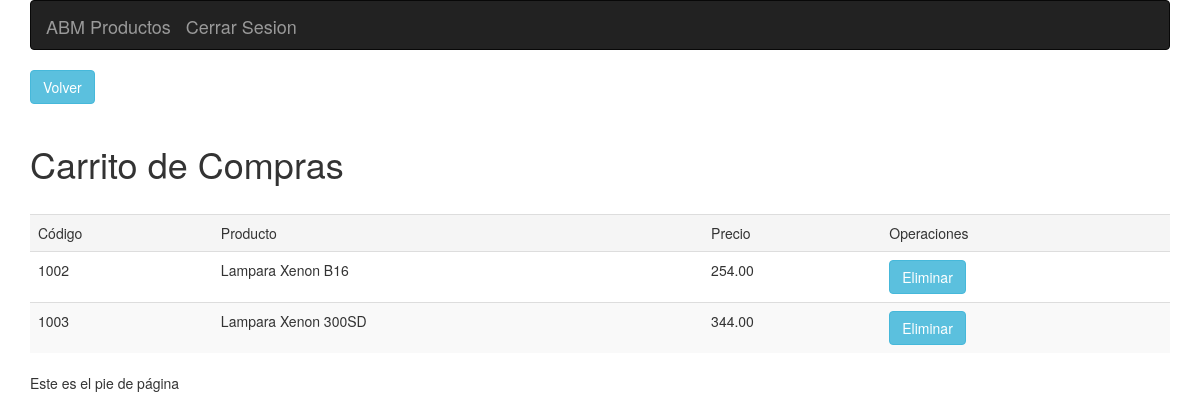
/carrito.php (signed in), run on the app's committed database.
### tables this page shows
CREATE TABLE `carrito` (
  `producto` varchar(30) NOT NULL,
  `precio` decimal(5,2) NOT NULL,
  `idproducto` int(11) NOT NULL
);

### clases/BasedeDatosmysqli.php (called while the page is built, shortened)
<?php
class BasedeDatosmysqli{
	private $conexion;
	private function _connect($servidor,$usuario,$password,$base){
		$this->conexion = new mysqli($servidor,$usuario,$password,$base);
		if (!$this->conexion->connect_errno){
			return false;
		}
	}
	private function setNames(){
		$this->conexion->query('SET NAMES utf8');
	}
	public function enviarQuery($query){
		$tipo = strtoupper(substr($query,0,6));
		switch ($tipo){
			case 'SELECT':
				$resultado = $this->conexion->query($query);
				if (!$resultado){
					$this->error = $this->conexion->error;
					return false;
				}
				else{
					if ($this->conexion->affected_rows == 0){
						return false;
					}
					else{
						while ($fila = $resultado->fetch_assoc()){
							$array_resultado[] = $fila;
						}
						return $array_resultado;
					}
				}
				break;
		}
	}
}
?>

### clases/Carrito.php (called while the page is built, shortened)
<?php
class Carrito{
    private $db;
    public function __construct($base){
		$this->db = $base;
    }
    public function getProductosCarrito(){
        $respuesta = $this->db->enviarQuery("select * from carrito");
		if (!$respuesta and $this->db->error!=''){
			echo $this->db->error;
			return false;
		}
		else{
			if (!$respuesta){
				return false;
			}
			else {
				return $respuesta;
			}
		}
    }
}

### carrito.php (the view, shortened to what this page needs)
<!DOCTYPE html>
<html lang="en">
<head>
	<link rel="stylesheet" type="text/css" href="bootstrap/css/bootstrap.min.css">
</head>
<body>
<div id="wrap">  <div id="main">
<div class="container">
<nav class="navbar navbar-inverse" role="navigation">
	<div class="container-fluid">
		<div class="navbar-header">
			<a href="./" class="navbar-brand">ABM Productos</a>
			<a href="salir.php" class="navbar-brand">Cerrar Sesion</a>
		</div>
	</div>
</nav>
<?php
	echo '<a href="inicio.php"><button type="button" class="btn btn-info">Volver</button></a><br /><br />';
	echo '<h1> Carrito de Compras </h1>';
	echo "<br />";
	$base = new BasedeDatosmysqli(SERVIDOR,USUARIO,PASSWORD,BASE);
	$carrito = new Carrito($base);
	$carritoOk = $carrito->getProductosCarrito();
	if ($carritoOk){
		echo '<table class="table table-striped">
				<tr class="active">
					<td>Código</td>
					<td>Producto</td>
					<td>Precio</td>
					<td colspan="1">Operaciones</td>
				</tr>';
		for ($i=0;$i<count($carritoOk);$i++){
			echo '<tr>
					<td>'.$carritoOk[$i]['idproducto'].'</td>
					<td>'.$carritoOk[$i]['producto'].'</td>
					<td>'.$carritoOk[$i]['precio'].'</td>
					<td><a href="eliminarCarrito.php?codigo='.$carritoOk[$i]['idproducto'].'" onclick="if(!confirm(\'Se borrará el producto seleccionado\'))return false"><button type="button" class="btn btn-info">Eliminar</button></a></td>
				</tr>';
		}
		echo '</table>';
	}
	else{
		echo '<h3>Aún no hay datos ingresados</h3>';
	}
?>
</div>
</div>
</div>
<footer><div class="container">Este es el pie de página</div></footer>
</body>
</html>

### data on the page
carrito: idproducto "1002", producto "Lampara Xenon B16", precio "254.00"
carrito: idproducto "1003", producto "Lampara Xenon 300SD", precio "344.00"
